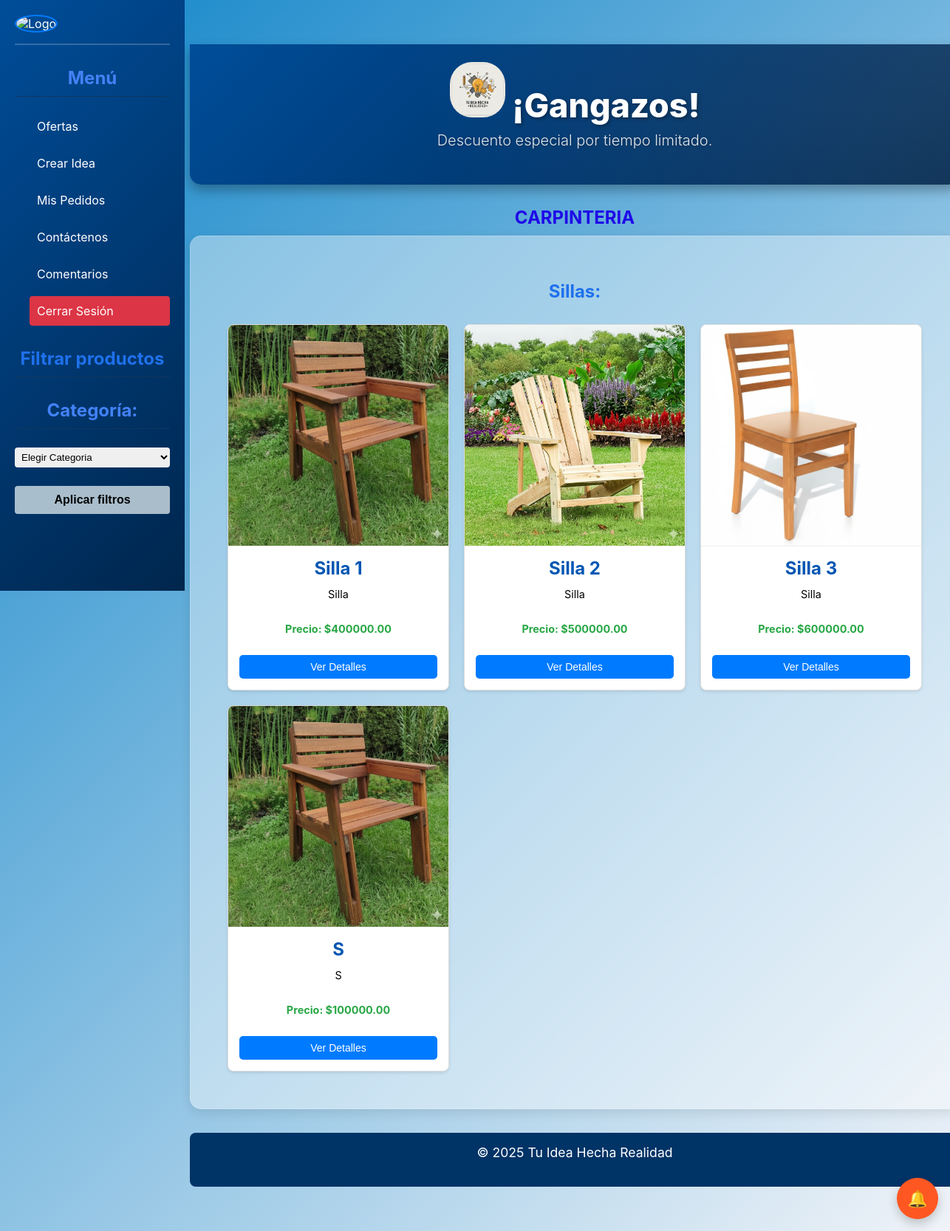
The page /vidrieria/ on the database as committed earlier.
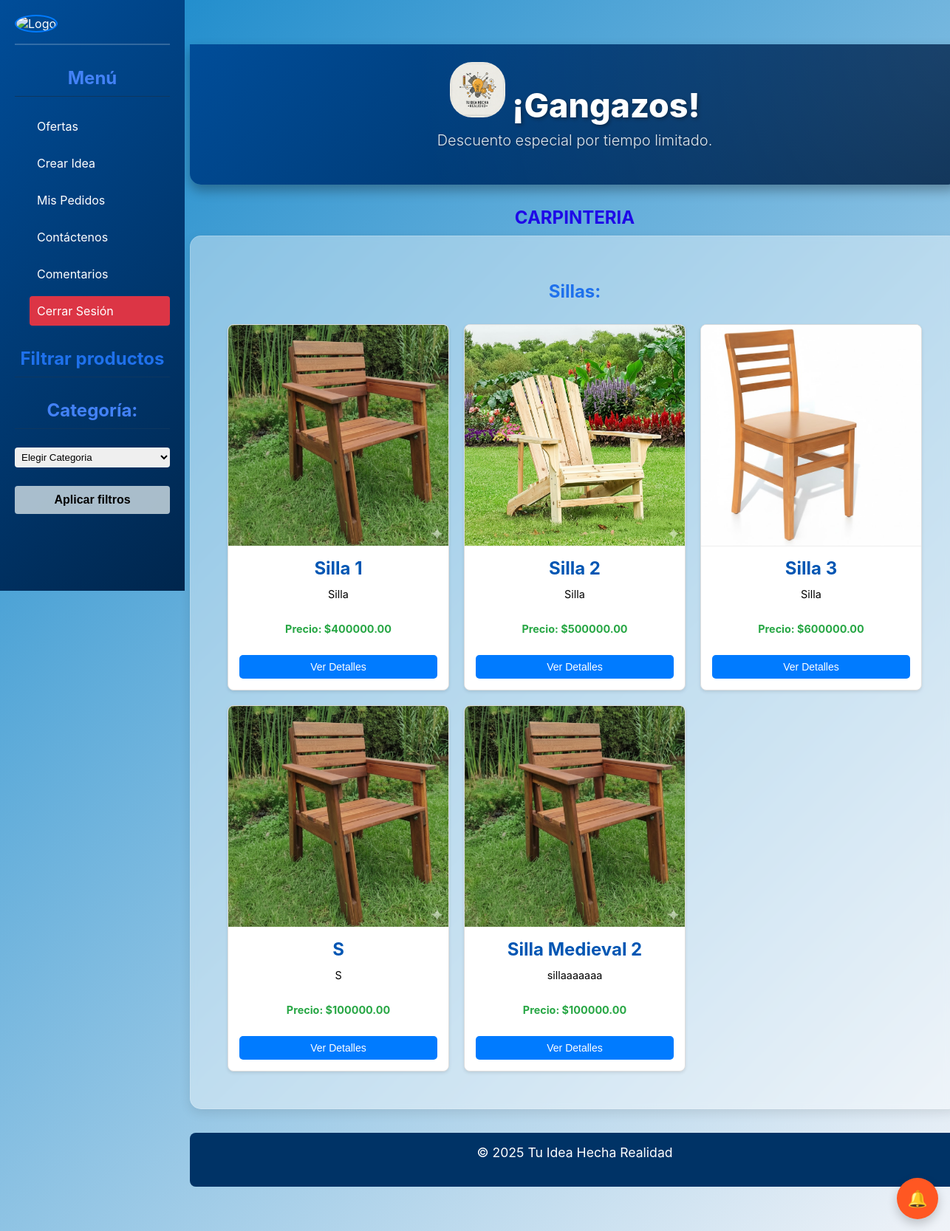
The same page on the database as committed later.
### core/models.py (models this page shows)
class Sillas(models.Model):
    nombre2 = models.CharField(max_length=100)
    descripcion2 = models.CharField(max_length=250, default='', blank=True,null=True)
    precio2 = models.DecimalField(max_digits=10, decimal_places=2)
    imagen2 = models.ImageField(upload_to='uploads/productos/')
    cantidad_disponible = models.IntegerField(default=0)

### Productos/views.py (the view)
# urls.py: path('vidrieria/', views.vidrieria, name='vidrieria'),
def vidrieria(request):
    usernameCliente = request.session.get('usernameCliente')
    usuario = None
    if usernameCliente:
        try:
            usuario = UserClientes.objects.get(usernameCliente=usernameCliente)
        except UserClientes.DoesNotExist:
            pass
    sillas = Sillas.objects.all()
    context = {
        'sillas': sillas,
        'usuario': usuario
    }
    return render(request, "Productos/vidrieria.html", context)

### core/context_processors.py (called while the page is built, shortened)
def idea_notifications(request):
    username_cliente = request.session.get('usernameCliente')
    username_empresa = request.session.get('usernameEmpresa')
    has_notif = False
    try:
        if username_cliente:
            has_notif = MensajeIdea.objects.filter(
                idea__autor=username_cliente,
                remitente_tipo='empresa',
                leido=False
            ).exists()
    except Exception as e:
        print(f"Error en idea_notifications: {str(e)}")
        has_notif = False
    return {
        'has_idea_notifications': has_notif
    }

### Productos/templates/Productos/vidrieria.html (shortened to what this page needs)
<!DOCTYPE html>
<html lang="es">
<head>
    {% load static %}
    <link rel="stylesheet" href="{% static 'Productos/css/styles1.css' %}">
</head>
<body>
<div class="sidebar">
    <div class="sidebar-user-info">
        <a href="{% url 'perfilUsuario' %}" class="user-avatar-link">
            {% if usuario.foto_perfil %}
                <img src="{{ usuario.foto_perfil.url }}" alt="Foto de perfil" width="50" height="50" style="border-radius: 50%; border: 2px solid #007BFF; object-fit: cover;">
            {% else %}
                <img src="{% static 'core/img/Perfil.png' %}" alt="Logo" width="50" height="50" style="border-radius: 50%; border: 2px solid #007BFF;">
            {% endif %}
        </a>
    </div>
  <h2 class="h2-side">Menú</h2>
  <ul>
    <li><a href="{% url 'productos' %}">Ofertas</a></li>
    <li><a href="{% url 'idea' %}">Crear Idea</a></li>
    <li><a href="{% url 'mis_pedidos' %}">Mis Pedidos</a></li>
    <li><a href="{% url 'contact' %}">Contáctenos</a></li>
    <li><a href="{% url 'comentarios' %}">Comentarios</a></li>
    <li><a href="{% url 'logout' %}" class="logout-button">Cerrar Sesión</a></li>
  </ul>
  <div class="filtros">
    <h3>Filtrar productos</h3>
    <h2 for="categoria" class="h2-side">Categoría:</h2>
    <select id="categoria">
        <option value="">Elegir Categoria</option>
    </select>
    <button onclick="aplicarFiltros()">Aplicar filtros</button>
  </div>
</div>
<div class="main-content-wrapper">
  <header>
    <h1 class="div" style="text-align: center;">
      <img src="{% static 'core/img/Gemini_Generated_Image_tzay6utzay6utzay.jfif' %}" alt="Logo" width="75" height="75">
      ¡Gangazos!
    </h1>
    <p class="subtitulo">Descuento especial por tiempo limitado.</p>
  </header>
<section>
    <div>
        <h2>CARPINTERIA</h2>
        <section class="seccion-at">
            <div>
                <div>
                    <div>
                        <div>
                            <div>
                                <h3>Sillas:</h3>
                            </div>
                        </div>
                    </div>
                    <div class="contenedor-articulos" id="contenedorArticulos">
                        {% for silla in sillas %}
                        <div class="articulo">
                            {% if silla.imagen2 %}
                            <img src="{{ silla.imagen2.url }}" alt="{{ silla.nombre2 }}">
                            {% else %}
                            <img src="{% static 'Productos/img/Sillas.jpg' %}" alt="{{ silla.nombre2 }}">
                            {% endif %}
                            <div class="contenido-articulo">
                                <h3>{{ silla.nombre2 }}</h3>
                                <p>{{ silla.descripcion2 }}</p>
                                <p class="precio-destacado">Precio: ${{ silla.precio2 }}</p>
                                <button class="btn-ver-detalles" onclick="mostrarDetalles('silla', {{ silla.id }}, '{{ silla.nombre2|escapejs }}', '{{ silla.descripcion2|escapejs }}', '{{ silla.precio2 }}', '{% if silla.imagen2 %}{{ silla.imagen2.url }}{% else %}{% static 'Productos/img/Sillas.jpg' %}{% endif %}')">Ver Detalles</button>
                            </div>
                        </div>
                        {% endfor %}
                    </div>
                </div>
            </div>
        </section>
    </div>
</section>
    <footer>
        <p>&copy; 2025 Tu Idea Hecha Realidad</p>
    </footer>
</div>
{% include 'core/floating_buttons.html' %}
</body>
</html>

Rows that differ between the two databases and show on the page:
added Sillas: nombre2 "Silla Medieval 2", descripcion2 "sillaaaaaaa", precio2 "100000.00"
